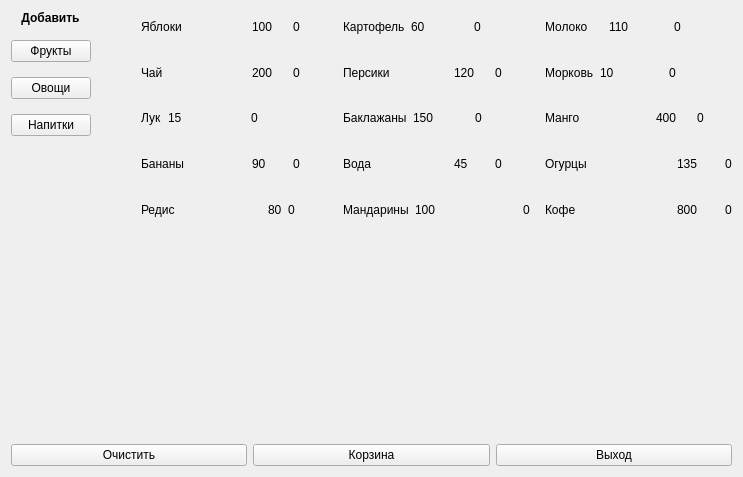
<?xml version="1.0" encoding="UTF-8"?>
<ui version="4.0">
 <class>Selector</class>
 <widget class="QMainWindow" name="Selector">
  <property name="geometry">
   <rect>
    <x>0</x>
    <y>0</y>
    <width>743</width>
    <height>477</height>
   </rect>
  </property>
  <property name="windowTitle">
   <string>Лавка</string>
  </property>
  <widget class="QWidget" name="centralWidget">
   <layout class="QVBoxLayout" name="verticalLayout_5">
    <item>
     <layout class="QHBoxLayout" name="horizontalLayout_125">
      <property name="spacing">
       <number>50</number>
      </property>
      <item>
       <layout class="QVBoxLayout" name="verticalLayout_4">
        <property name="spacing">
         <number>15</number>
        </property>
        <item alignment="Qt::AlignmentFlag::AlignHCenter">
         <widget class="QLabel" name="label">
          <property name="sizePolicy">
           <sizepolicy hsizetype="Maximum" vsizetype="Maximum">
            <horstretch>0</horstretch>
            <verstretch>0</verstretch>
           </sizepolicy>
          </property>
          <property name="font">
           <font>
            <bold>true</bold>
           </font>
          </property>
          <property name="text">
           <string>Добавить</string>
          </property>
          <property name="alignment">
           <set>Qt::AlignmentFlag::AlignCenter</set>
          </property>
         </widget>
        </item>
        <item>
         <widget class="QPushButton" name="pb_fruit">
          <property name="text">
           <string>Фрукты</string>
          </property>
         </widget>
        </item>
        <item>
         <widget class="QPushButton" name="pb_vegetable">
          <property name="text">
           <string>Овощи</string>
          </property>
         </widget>
        </item>
        <item>
         <widget class="QPushButton" name="pb_drink">
          <property name="text">
           <string>Напитки</string>
          </property>
         </widget>
        </item>
        <item>
         <spacer name="verticalSpacer">
          <property name="orientation">
           <enum>Qt::Orientation::Vertical</enum>
          </property>
          <property name="sizeHint" stdset="0">
           <size>
            <width>20</width>
            <height>40</height>
           </size>
          </property>
         </spacer>
        </item>
       </layout>
      </item>
      <item>
       <layout class="QGridLayout" name="gridLayout_5">
        <property name="spacing">
         <number>15</number>
        </property>
        <item row="2" column="1">
         <layout class="QHBoxLayout" name="horizontalLayout_9" stretch="0,0,0">
          <item>
           <widget class="ClickableLabel" name="lbl_item_7">
            <property name="sizePolicy">
             <sizepolicy hsizetype="Preferred" vsizetype="Preferred">
              <horstretch>0</horstretch>
              <verstretch>0</verstretch>
             </sizepolicy>
            </property>
            <property name="text">
             <string>Баклажаны</string>
            </property>
           </widget>
          </item>
          <item>
           <widget class="QLabel" name="lbl_cost_7">
            <property name="text">
             <string>150</string>
            </property>
           </widget>
          </item>
          <item>
           <widget class="QLabel" name="lbl_q_7">
            <property name="sizePolicy">
             <sizepolicy hsizetype="Preferred" vsizetype="Preferred">
              <horstretch>0</horstretch>
              <verstretch>0</verstretch>
             </sizepolicy>
            </property>
            <property name="text">
             <string>0</string>
            </property>
           </widget>
          </item>
         </layout>
        </item>
        <item row="3" column="1">
         <layout class="QHBoxLayout" name="horizontalLayout_12" stretch="3,1,1">
          <item>
           <widget class="ClickableLabel" name="lbl_item_10">
            <property name="sizePolicy">
             <sizepolicy hsizetype="Preferred" vsizetype="Preferred">
              <horstretch>0</horstretch>
              <verstretch>0</verstretch>
             </sizepolicy>
            </property>
            <property name="text">
             <string>Вода</string>
            </property>
           </widget>
          </item>
          <item>
           <widget class="QLabel" name="lbl_cost_10">
            <property name="text">
             <string>45</string>
            </property>
           </widget>
          </item>
          <item>
           <widget class="QLabel" name="lbl_q_10">
            <property name="sizePolicy">
             <sizepolicy hsizetype="Preferred" vsizetype="Preferred">
              <horstretch>0</horstretch>
              <verstretch>0</verstretch>
             </sizepolicy>
            </property>
            <property name="text">
             <string>0</string>
            </property>
           </widget>
          </item>
         </layout>
        </item>
        <item row="2" column="0">
         <layout class="QHBoxLayout" name="horizontalLayout_11" stretch="0,1,1">
          <item>
           <widget class="ClickableLabel" name="lbl_item_9">
            <property name="sizePolicy">
             <sizepolicy hsizetype="Preferred" vsizetype="Preferred">
              <horstretch>0</horstretch>
              <verstretch>0</verstretch>
             </sizepolicy>
            </property>
            <property name="text">
             <string>Лук</string>
            </property>
           </widget>
          </item>
          <item>
           <widget class="QLabel" name="lbl_cost_9">
            <property name="text">
             <string>15</string>
            </property>
           </widget>
          </item>
          <item>
           <widget class="QLabel" name="lbl_q_9">
            <property name="sizePolicy">
             <sizepolicy hsizetype="Preferred" vsizetype="Preferred">
              <horstretch>0</horstretch>
              <verstretch>0</verstretch>
             </sizepolicy>
            </property>
            <property name="text">
             <string>0</string>
            </property>
           </widget>
          </item>
         </layout>
        </item>
        <item row="3" column="2">
         <layout class="QHBoxLayout" name="horizontalLayout_13" stretch="3,1,0">
          <item>
           <widget class="ClickableLabel" name="lbl_item_11">
            <property name="sizePolicy">
             <sizepolicy hsizetype="Preferred" vsizetype="Preferred">
              <horstretch>0</horstretch>
              <verstretch>0</verstretch>
             </sizepolicy>
            </property>
            <property name="text">
             <string>Огурцы</string>
            </property>
           </widget>
          </item>
          <item>
           <widget class="QLabel" name="lbl_cost_11">
            <property name="text">
             <string>135</string>
            </property>
           </widget>
          </item>
          <item>
           <widget class="QLabel" name="lbl_q_11">
            <property name="sizePolicy">
             <sizepolicy hsizetype="Preferred" vsizetype="Preferred">
              <horstretch>0</horstretch>
              <verstretch>0</verstretch>
             </sizepolicy>
            </property>
            <property name="text">
             <string>0</string>
            </property>
           </widget>
          </item>
         </layout>
        </item>
        <item row="0" column="1">
         <layout class="QHBoxLayout" name="horizontalLayout_37" stretch="0,0,0">
          <item>
           <widget class="ClickableLabel" name="lbl_item_2">
            <property name="sizePolicy">
             <sizepolicy hsizetype="Preferred" vsizetype="Preferred">
              <horstretch>0</horstretch>
              <verstretch>0</verstretch>
             </sizepolicy>
            </property>
            <property name="text">
             <string>Картофель</string>
            </property>
           </widget>
          </item>
          <item>
           <widget class="QLabel" name="lbl_cost_2">
            <property name="text">
             <string>60</string>
            </property>
           </widget>
          </item>
          <item>
           <widget class="QLabel" name="lbl_q_2">
            <property name="sizePolicy">
             <sizepolicy hsizetype="Preferred" vsizetype="Preferred">
              <horstretch>0</horstretch>
              <verstretch>0</verstretch>
             </sizepolicy>
            </property>
            <property name="text">
             <string>0</string>
            </property>
           </widget>
          </item>
         </layout>
        </item>
        <item row="0" column="2">
         <layout class="QHBoxLayout" name="horizontalLayout_5" stretch="0,0,0">
          <item>
           <widget class="ClickableLabel" name="lbl_item_3">
            <property name="sizePolicy">
             <sizepolicy hsizetype="Preferred" vsizetype="Preferred">
              <horstretch>0</horstretch>
              <verstretch>0</verstretch>
             </sizepolicy>
            </property>
            <property name="text">
             <string>Молоко</string>
            </property>
           </widget>
          </item>
          <item>
           <widget class="QLabel" name="lbl_cost_3">
            <property name="text">
             <string>110</string>
            </property>
           </widget>
          </item>
          <item>
           <widget class="QLabel" name="lbl_q_3">
            <property name="sizePolicy">
             <sizepolicy hsizetype="Preferred" vsizetype="Preferred">
              <horstretch>0</horstretch>
              <verstretch>0</verstretch>
             </sizepolicy>
            </property>
            <property name="text">
             <string>0</string>
            </property>
           </widget>
          </item>
         </layout>
        </item>
        <item row="1" column="2">
         <layout class="QHBoxLayout" name="horizontalLayout_7" stretch="0,1,1">
          <item>
           <widget class="ClickableLabel" name="lbl_item_5">
            <property name="sizePolicy">
             <sizepolicy hsizetype="Preferred" vsizetype="Preferred">
              <horstretch>0</horstretch>
              <verstretch>0</verstretch>
             </sizepolicy>
            </property>
            <property name="text">
             <string>Морковь</string>
            </property>
           </widget>
          </item>
          <item>
           <widget class="QLabel" name="lbl_cost_5">
            <property name="text">
             <string>10</string>
            </property>
           </widget>
          </item>
          <item>
           <widget class="QLabel" name="lbl_q_5">
            <property name="sizePolicy">
             <sizepolicy hsizetype="Preferred" vsizetype="Preferred">
              <horstretch>0</horstretch>
              <verstretch>0</verstretch>
             </sizepolicy>
            </property>
            <property name="text">
             <string>0</string>
            </property>
           </widget>
          </item>
         </layout>
        </item>
        <item row="3" column="0">
         <layout class="QHBoxLayout" name="horizontalLayout_48" stretch="3,1,1">
          <item>
           <widget class="ClickableLabel" name="lbl_item_12">
            <property name="sizePolicy">
             <sizepolicy hsizetype="Preferred" vsizetype="Preferred">
              <horstretch>0</horstretch>
              <verstretch>0</verstretch>
             </sizepolicy>
            </property>
            <property name="text">
             <string>Бананы</string>
            </property>
           </widget>
          </item>
          <item>
           <widget class="QLabel" name="lbl_cost_12">
            <property name="text">
             <string>90</string>
            </property>
           </widget>
          </item>
          <item>
           <widget class="QLabel" name="lbl_q_12">
            <property name="sizePolicy">
             <sizepolicy hsizetype="Preferred" vsizetype="Preferred">
              <horstretch>0</horstretch>
              <verstretch>0</verstretch>
             </sizepolicy>
            </property>
            <property name="text">
             <string>0</string>
            </property>
           </widget>
          </item>
         </layout>
        </item>
        <item row="1" column="1">
         <layout class="QHBoxLayout" name="horizontalLayout_6" stretch="3,1,1">
          <item>
           <widget class="ClickableLabel" name="lbl_item_4">
            <property name="sizePolicy">
             <sizepolicy hsizetype="Preferred" vsizetype="Preferred">
              <horstretch>0</horstretch>
              <verstretch>0</verstretch>
             </sizepolicy>
            </property>
            <property name="text">
             <string>Персики</string>
            </property>
           </widget>
          </item>
          <item>
           <widget class="QLabel" name="lbl_cost_4">
            <property name="text">
             <string>120</string>
            </property>
           </widget>
          </item>
          <item>
           <widget class="QLabel" name="lbl_q_4">
            <property name="sizePolicy">
             <sizepolicy hsizetype="Preferred" vsizetype="Preferred">
              <horstretch>0</horstretch>
              <verstretch>0</verstretch>
             </sizepolicy>
            </property>
            <property name="text">
             <string>0</string>
            </property>
           </widget>
          </item>
         </layout>
        </item>
        <item row="0" column="0">
         <layout class="QHBoxLayout" name="horizontalLayout_3" stretch="3,1,1">
          <item>
           <widget class="ClickableLabel" name="lbl_item_1">
            <property name="sizePolicy">
             <sizepolicy hsizetype="Preferred" vsizetype="Preferred">
              <horstretch>0</horstretch>
              <verstretch>0</verstretch>
             </sizepolicy>
            </property>
            <property name="text">
             <string>Яблоки</string>
            </property>
           </widget>
          </item>
          <item>
           <widget class="QLabel" name="lbl_cost_1">
            <property name="text">
             <string>100</string>
            </property>
           </widget>
          </item>
          <item>
           <widget class="QLabel" name="lbl_q_1">
            <property name="sizePolicy">
             <sizepolicy hsizetype="Preferred" vsizetype="Preferred">
              <horstretch>0</horstretch>
              <verstretch>0</verstretch>
             </sizepolicy>
            </property>
            <property name="text">
             <string>0</string>
            </property>
           </widget>
          </item>
         </layout>
        </item>
        <item row="1" column="0">
         <layout class="QHBoxLayout" name="horizontalLayout_8" stretch="3,1,1">
          <item>
           <widget class="ClickableLabel" name="lbl_item_6">
            <property name="sizePolicy">
             <sizepolicy hsizetype="Preferred" vsizetype="Preferred">
              <horstretch>0</horstretch>
              <verstretch>0</verstretch>
             </sizepolicy>
            </property>
            <property name="text">
             <string>Чай</string>
            </property>
           </widget>
          </item>
          <item>
           <widget class="QLabel" name="lbl_cost_6">
            <property name="text">
             <string>200</string>
            </property>
           </widget>
          </item>
          <item>
           <widget class="QLabel" name="lbl_q_6">
            <property name="sizePolicy">
             <sizepolicy hsizetype="Preferred" vsizetype="Preferred">
              <horstretch>0</horstretch>
              <verstretch>0</verstretch>
             </sizepolicy>
            </property>
            <property name="text">
             <string>0</string>
            </property>
           </widget>
          </item>
         </layout>
        </item>
        <item row="2" column="2">
         <layout class="QHBoxLayout" name="horizontalLayout_10" stretch="3,1,1">
          <item>
           <widget class="ClickableLabel" name="lbl_item_8">
            <property name="sizePolicy">
             <sizepolicy hsizetype="Preferred" vsizetype="Preferred">
              <horstretch>0</horstretch>
              <verstretch>0</verstretch>
             </sizepolicy>
            </property>
            <property name="text">
             <string>Манго</string>
            </property>
           </widget>
          </item>
          <item>
           <widget class="QLabel" name="lbl_cost_8">
            <property name="text">
             <string>400</string>
            </property>
           </widget>
          </item>
          <item>
           <widget class="QLabel" name="lbl_q_8">
            <property name="sizePolicy">
             <sizepolicy hsizetype="Preferred" vsizetype="Preferred">
              <horstretch>0</horstretch>
              <verstretch>0</verstretch>
             </sizepolicy>
            </property>
            <property name="text">
             <string>0</string>
            </property>
           </widget>
          </item>
         </layout>
        </item>
        <item row="4" column="0">
         <layout class="QHBoxLayout" name="horizontalLayout_17" stretch="3,0,1">
          <item>
           <widget class="ClickableLabel" name="lbl_item_15">
            <property name="sizePolicy">
             <sizepolicy hsizetype="Preferred" vsizetype="Preferred">
              <horstretch>0</horstretch>
              <verstretch>0</verstretch>
             </sizepolicy>
            </property>
            <property name="text">
             <string>Редис</string>
            </property>
           </widget>
          </item>
          <item>
           <widget class="QLabel" name="lbl_cost_15">
            <property name="text">
             <string>80</string>
            </property>
           </widget>
          </item>
          <item>
           <widget class="QLabel" name="lbl_q_15">
            <property name="sizePolicy">
             <sizepolicy hsizetype="Preferred" vsizetype="Preferred">
              <horstretch>0</horstretch>
              <verstretch>0</verstretch>
             </sizepolicy>
            </property>
            <property name="text">
             <string>0</string>
            </property>
           </widget>
          </item>
         </layout>
        </item>
        <item row="4" column="1">
         <layout class="QHBoxLayout" name="horizontalLayout_15" stretch="0,1,0">
          <item>
           <widget class="ClickableLabel" name="lbl_item_13">
            <property name="sizePolicy">
             <sizepolicy hsizetype="Preferred" vsizetype="Preferred">
              <horstretch>0</horstretch>
              <verstretch>0</verstretch>
             </sizepolicy>
            </property>
            <property name="text">
             <string>Мандарины</string>
            </property>
           </widget>
          </item>
          <item>
           <widget class="QLabel" name="lbl_cost_13">
            <property name="text">
             <string>100</string>
            </property>
           </widget>
          </item>
          <item>
           <widget class="QLabel" name="lbl_q_13">
            <property name="sizePolicy">
             <sizepolicy hsizetype="Preferred" vsizetype="Preferred">
              <horstretch>0</horstretch>
              <verstretch>0</verstretch>
             </sizepolicy>
            </property>
            <property name="text">
             <string>0</string>
            </property>
           </widget>
          </item>
         </layout>
        </item>
        <item row="4" column="2">
         <layout class="QHBoxLayout" name="horizontalLayout_16" stretch="3,1,0">
          <item>
           <widget class="ClickableLabel" name="lbl_item_14">
            <property name="sizePolicy">
             <sizepolicy hsizetype="Preferred" vsizetype="Preferred">
              <horstretch>0</horstretch>
              <verstretch>0</verstretch>
             </sizepolicy>
            </property>
            <property name="text">
             <string>Кофе</string>
            </property>
           </widget>
          </item>
          <item>
           <widget class="QLabel" name="lbl_cost_14">
            <property name="text">
             <string>800</string>
            </property>
           </widget>
          </item>
          <item>
           <widget class="QLabel" name="lbl_q_14">
            <property name="sizePolicy">
             <sizepolicy hsizetype="Preferred" vsizetype="Preferred">
              <horstretch>0</horstretch>
              <verstretch>0</verstretch>
             </sizepolicy>
            </property>
            <property name="text">
             <string>0</string>
            </property>
           </widget>
          </item>
         </layout>
        </item>
       </layout>
      </item>
     </layout>
    </item>
    <item>
     <spacer name="verticalSpacer_2">
      <property name="orientation">
       <enum>Qt::Orientation::Vertical</enum>
      </property>
      <property name="sizeHint" stdset="0">
       <size>
        <width>20</width>
        <height>40</height>
       </size>
      </property>
     </spacer>
    </item>
    <item>
     <layout class="QHBoxLayout" name="horizontalLayout_124">
      <item>
       <widget class="QPushButton" name="btn_clear">
        <property name="text">
         <string>Очистить</string>
        </property>
       </widget>
      </item>
      <item>
       <widget class="QPushButton" name="btn_cart">
        <property name="text">
         <string>Корзина</string>
        </property>
       </widget>
      </item>
      <item>
       <widget class="QPushButton" name="btn_exit">
        <property name="text">
         <string>Выход</string>
        </property>
       </widget>
      </item>
     </layout>
    </item>
   </layout>
  </widget>
 </widget>
 <layoutdefault spacing="6" margin="11"/>
 <customwidgets>
  <customwidget>
   <class>ClickableLabel</class>
   <extends>QLabel</extends>
   <header>clickablelabel.h</header>
  </customwidget>
 </customwidgets>
 <resources/>
 <connections>
  <connection>
   <sender>btn_exit</sender>
   <signal>clicked()</signal>
   <receiver>Selector</receiver>
   <slot>close()</slot>
   <hints>
    <hint type="sourcelabel">
     <x>639</x>
     <y>378</y>
    </hint>
    <hint type="destinationlabel">
     <x>368</x>
     <y>203</y>
    </hint>
   </hints>
  </connection>
 </connections>
</ui>
